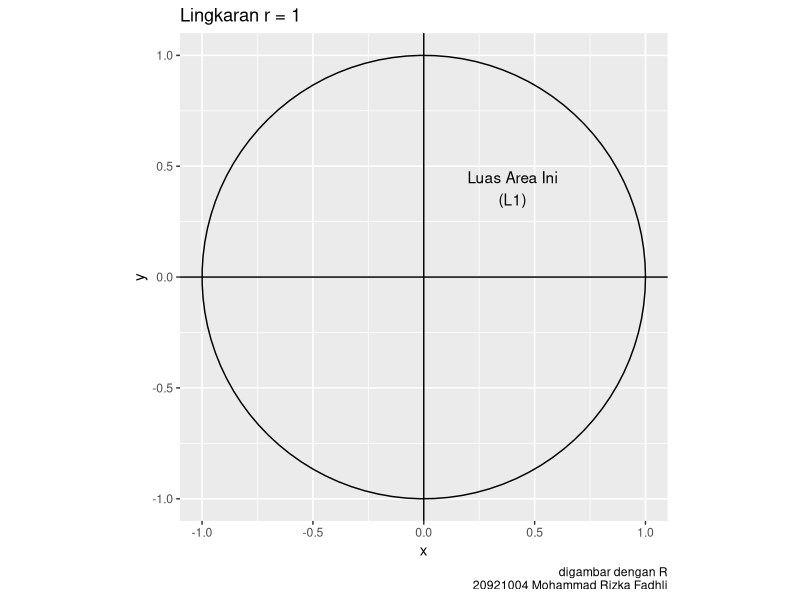
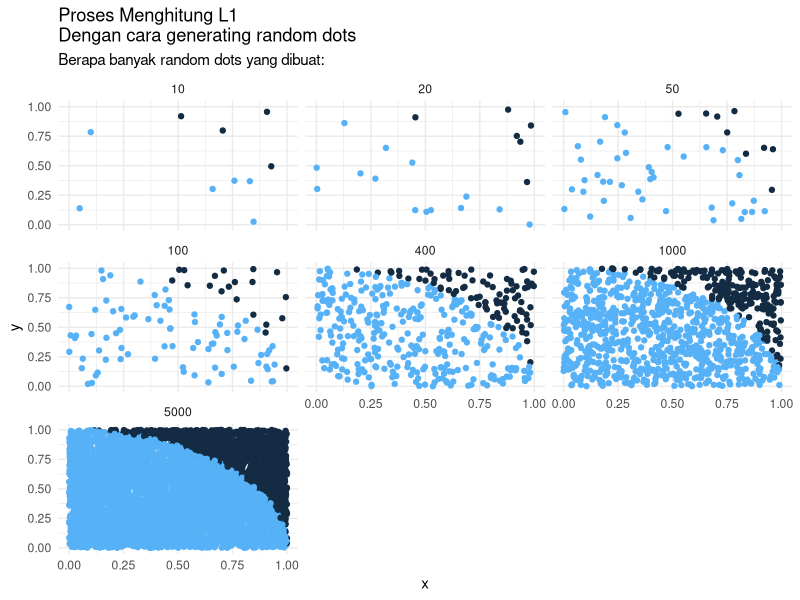

Generate these figures, in order, with R:
## ---- chunk 1
knitr::opts_chunk$set(echo = TRUE)
library(dplyr)
library(ggplot2)
## ---- chunk 2
# gambar lingkaran
xc = 0
yc = 0
r = 1
ggplot() + annotate("path",
   x=xc+r*cos(seq(0,2*pi,length.out=100)),
   y=yc+r*sin(seq(0,2*pi,length.out=100))) +
   labs(title = "Lingkaran r = 1",
        caption = "digambar dengan R\n20921004 Mohammad Rizka Fadhli") +
   annotate("text",
            x = .4,
            y = .4,
            label = "Luas Area Ini\n(L1)") +
  geom_vline(xintercept = 0) +
  geom_hline(yintercept = 0) +
  coord_equal()
## ---- chunk 3
rm(list=ls())
# bikin fungsi utk generate data
  # lalu kita rbind
generate_sim = function(n){
  data = data.frame(
  x = runif(n),
  y = runif(n),
  iterasi = n
  ) %>%
  mutate(penanda = ifelse(x^2 + y^2 <= 1, 1, 0)) %>% distinct()
  return(data)
}
# sekarang kita bikin datasetnya
n_sim = c(10,20,50,100,400,1000,5000)
# kita mulai iterasinya
i = 1
data_sim = generate_sim(n_sim[i])
for(i in 2:length(n_sim)){
  temp = generate_sim(n_sim[i])
  data_sim = rbind(data_sim,temp)
}
# yuk kita bikin dulu titiknya
data_sim %>%
    ggplot(aes(x = x, y = y)) +
    geom_point(aes(color = penanda)) +
    facet_wrap(~iterasi) +
    theme_minimal() +
    labs(x = "x",
         y = "y",
         title = "Proses Menghitung L1\nDengan cara generating random dots",
         subtitle = "Berapa banyak random dots yang dibuat:") +
         theme(legend.position = "none")
## ---- chunk 4
hitung_pi = function(n){
  # proses generating random dot di sb x
  x = runif(n)
  # proses generating random dot di sb y
  y = runif(n)
  data = data.frame(x,y)
  data =
    data %>%
    distinct() %>%
    mutate(jatuh = x^2 + y^2,
           # proses accept dan reject
           ket = ifelse(jatuh <= 1, 1,0))
  # menghitung nilai pi
  return(4 * sum(data$ket)/length(data$ket))
}
## ---- chunk 5
# saatnya simulasi
simulasi = data.frame(
  n = c(100,200,500,900,
        1000,2000,5000,
        10000,50000,100000,500000,
        1000000),
  pi = 0
)
simulasi$pi_simulasi = sapply(simulasi$n,hitung_pi)
simulasi$`beda dengan pi R` = pi - simulasi$pi_simulasi
simulasi %>% 
  knitr::kable(caption = "Nilai Pi Hasil Simulasi dengan Berbagai Nilai n")
## ---- chunk 6
# saatnya simulasi
simulasi = data.frame(
  n = c(100,200,500,900,
        1000,2000,5000,
        10000,50000,100000,500000,
        1000000)
)

hasil = vector("list",5)
for(i in 1:5){
  hasil[[i]] = sapply(simulasi$n,hitung_pi)
}

simulasi$s1 = hasil[[1]]
simulasi$s2 = hasil[[2]]
simulasi$s3 = hasil[[3]]
simulasi$s4 = hasil[[4]]
simulasi$s5 = hasil[[5]]

simulasi %>% 
  rowwise() %>% 
  mutate(pi_simulasi = sum(s1,s2,s3,s4,s5) / 5) %>% 
  ungroup() %>% 
  mutate(`beda dengan pi R` = pi - pi_simulasi) %>% 
  knitr::kable(caption = "Nilai Pi Hasil Simulasi dengan Berbagai Nilai n")
